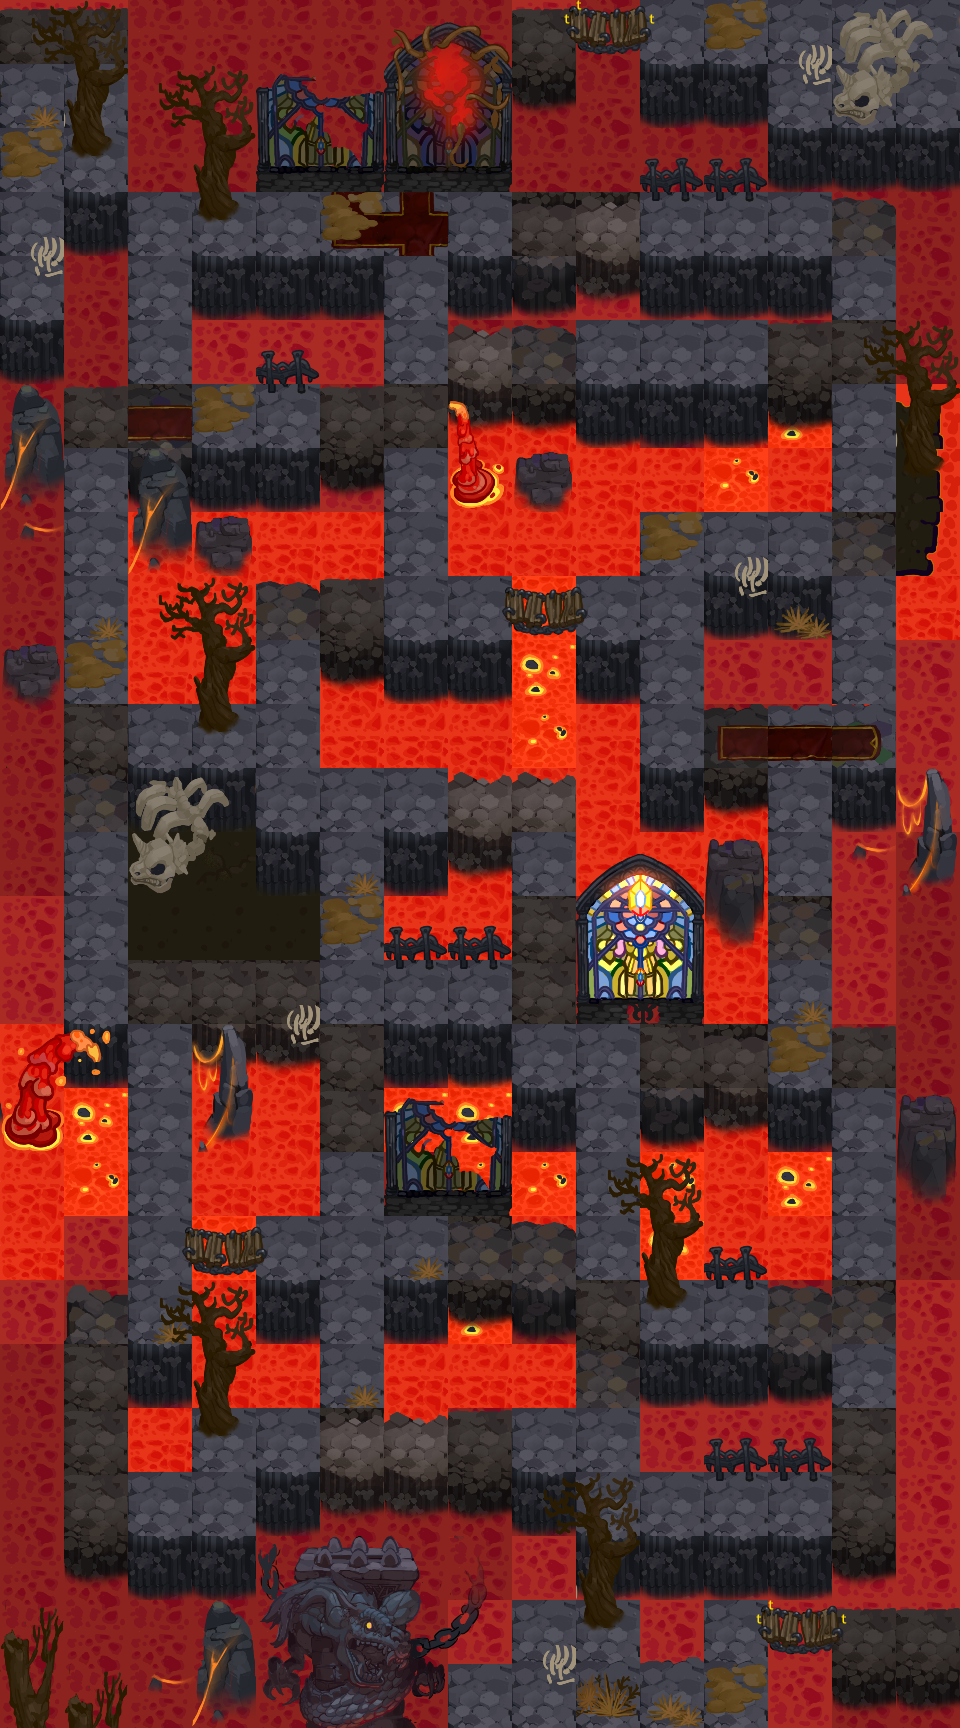

The image is a tile-based game level rendered from a .tmx file. Its description and source (layers, tilesets, objects; grid data summarised) follow:
An orthogonal 15x27 tile map with 64x64 px tiles, 7 tile layers (background, background_top, block, block_top, ...), 4 tilesets and 8 objects (5x monster, move_3, move_2, move_1).

<map version="1.2" tiledversion="1.2.2" orientation="orthogonal" renderorder="left-down" width="15" height="27" tilewidth="64" tileheight="64" infinite="0" nextlayerid="55" nextobjectid="227">
 <tileset firstgid="1" name="volcano_block_1" tilewidth="64" tileheight="64" tilecount="64" columns="8">
  <image source="img/volcano_block_1.png" width="512" height="512" />
 </tileset>
 <tileset firstgid="65" name="diamond" tilewidth="64" tileheight="64" tilecount="64" columns="8">
  <image source="img/diamond.png" width="512" height="512" />
 </tileset>
 <tileset firstgid="129" name="volcano_bg_1" tilewidth="64" tileheight="64" tilecount="64" columns="8">
  <image source="img/volcano_bg_1.png" width="512" height="512" />
 </tileset>
 <tileset firstgid="193" name="volcano_top_1" tilewidth="64" tileheight="64" tilecount="64" columns="8">
  <image source="img/volcano_top_1.png" width="512" height="512" />
 </tileset>
 <layer id="45" name="background" width="15" height="27">
  <data>[405 cells, 390 non-empty, 8 distinct tile ids]</data>
 </layer>
 <layer id="46" name="background_top" width="15" height="27">
  <data>[405 cells, 138 non-empty, 18 distinct tile ids]</data>
 </layer>
 <layer id="47" name="block" width="15" height="27">
  <data>[405 cells, 266 non-empty, 13 distinct tile ids]</data>
 </layer>
 <layer id="48" name="block_top" width="15" height="27">
  <data>[405 cells, 115 non-empty, 25 distinct tile ids]</data>
 </layer>
 <layer id="49" name="diamond" width="15" height="27">
  <data>[405 cells, 62 non-empty, 1 distinct tile ids]</data>
 </layer>
 <objectgroup color="#ffaaff" id="50" name="trigger" visible="0" />
 <objectgroup color="#ff0000" id="51" name="monster" visible="0">
  <object id="204" name="monster" x="128" y="704" width="64" height="64">
   <properties>
    <property name="Direction_Arr" value="0" />
    <property name="ID_Arr" value="106" />
    <property name="Interval" type="int" value="5000" />
    <property name="Move_Arr" value="0" />
    <property name="Order" type="int" value="1" />
    <property name="Time" type="int" value="0" />
   </properties>
  </object>
  <object id="216" name="monster" x="512" y="576" width="64" height="64">
   <properties>
    <property name="Direction_Arr" value="0" />
    <property name="ID_Arr" value="1001" />
    <property name="Interval" type="int" value="5000" />
    <property name="Move_Arr" value="0" />
    <property name="Order" type="int" value="1" />
    <property name="Time" type="int" value="0" />
   </properties>
  </object>
  <object id="224" name="monster" x="640" y="320" width="64" height="64">
   <properties>
    <property name="Direction_Arr" value="0" />
    <property name="ID_Arr" value="202" />
    <property name="Interval" type="int" value="5000" />
    <property name="Move_Arr" value="0" />
    <property name="Order" type="int" value="1" />
    <property name="Time" type="int" value="0" />
   </properties>
  </object>
  <object id="225" name="monster" x="832" y="384" width="64" height="64">
   <properties>
    <property name="Direction_Arr" value="0" />
    <property name="ID_Arr" value="106" />
    <property name="Interval" type="int" value="5000" />
    <property name="Move_Arr" value="0" />
    <property name="Order" type="int" value="1" />
    <property name="Time" type="int" value="0" />
   </properties>
  </object>
  <object id="226" name="monster" x="192" y="384" width="64" height="64">
   <properties>
    <property name="Direction_Arr" value="0" />
    <property name="ID_Arr" value="106" />
    <property name="Interval" type="int" value="5000" />
    <property name="Move_Arr" value="0" />
    <property name="Order" type="int" value="1" />
    <property name="Time" type="int" value="0" />
   </properties>
  </object>
 </objectgroup>
 <objectgroup color="#00ff00" id="52" name="player" visible="0">
  <object id="110" name="move_3" x="448" y="1408" width="64" height="64" />
  <object id="109" name="move_2" x="448" y="1408" width="64" height="64" />
  <object id="107" name="move_1" x="448" y="1408" width="64" height="64" />
 </objectgroup>
 <layer id="53" name="all_top_1" width="15" height="27">
  <data>[405 cells, 85 non-empty, 44 distinct tile ids]</data>
 </layer>
 <layer id="54" name="all_top_2" width="15" height="27">
  <data>[405 cells, 0 non-empty, 0 distinct tile ids]</data>
 </layer>
</map>
